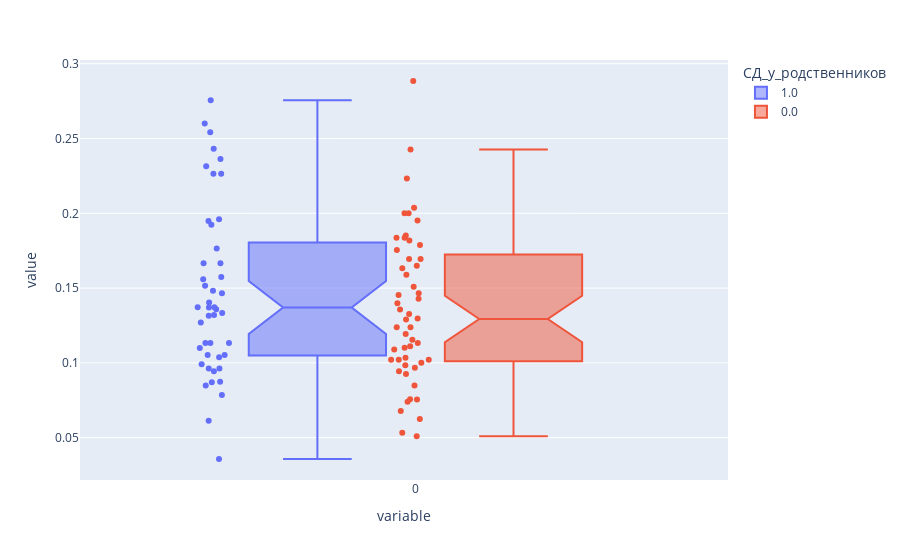

The notebook cell saved with this chart:
### Code cell
px.box(pd.concat([((data['BGMax'].groupby('N').median()-data['BG120'].groupby('N').median())/data['BG120'].groupby('N').median()) ,
                  noutof_clinical_data['СД_у_родственников']],
                  axis=1), color='СД_у_родственников', notched=True, points='all')

### Figure 1 — Plotly figure (JSON) as saved in the notebook; plotly's stock layout.template omitted (floating-point values rounded to 4 significant figures)
{"data": [{"alignmentgroup": "True", "boxpoints": "all", "hovertemplate": "СД_у_родственников=1.0<br>variable=%{x}<br>value=%{y}<extra></extra>", "legendgroup": "1.0", "marker": {"color": "#636efa"}, "name": "1.0", "notched": true, "offsetgroup": "1.0", "orientation": "v", "showlegend": true, "type": "box", "x": ["0", "0", "0", "0", "0", "0", "0", "0", "0", "0", "0", "0", "0", "0", "0", "0", "0", "0", "0", "0", "0", "0", "0", "0", "0", "0", "0", "0", "0", "0", "0", "0", "0", "0", "0", "0", "0", "0", "0", "0", "0", "0", "0", "0", "0"], "x0": " ", "xaxis": "x", "y": [0.1333, 0.1667, 0.26, 0.1404, 0.07843, 0.127, 0.09434, 0.2364, 0.06122, 0.0991, 0.2432, 0.1373, 0.1923, 0.2264, 0.1053, 0.1515, 0.1466, 0.08696, 0.2315, 0.08491, 0.1321, 0.137, 0.11, 0.1053, 0.09615, 0.1574, 0.156, 0.03571, 0.1961, 0.1765, 0.1316, 0.1132, 0.1481, 0.1132, 0.1949, 0.1373, 0.09615, 0.2756, 0.2264, 0.1038, 0.1359, 0.0873, 0.1667, 0.2542, 0.1132], "y0": " ", "yaxis": "y"}, {"alignmentgroup": "True", "boxpoints": "all", "hovertemplate": "СД_у_родственников=0.0<br>variable=%{x}<br>value=%{y}<extra></extra>", "legendgroup": "0.0", "marker": {"color": "#EF553B"}, "name": "0.0", "notched": true, "offsetgroup": "0.0", "orientation": "v", "showlegend": true, "type": "box", "x": ["0", "0", "0", "0", "0", "0", "0", "0", "0", "0", "0", "0", "0", "0", "0", "0", "0", "0", "0", "0", "0", "0", "0", "0", "0", "0", "0", "0", "0", "0", "0", "0", "0", "0", "0", "0", "0", "0", "0", "0", "0", "0", "0", "0", "0", "0", "0", "0", "0", "0", "0", "0"], "x0": " ", "xaxis": "x", "y": [0.08491, 0.1455, 0.1509, 0.1193, 0.102, 0.2037, 0.1951, 0.05085, 0.1, 0.1356, 0.1633, 0.1089, 0.1589, 0.09677, 0.1327, 0.1398, 0.2, 0.102, 0.1429, 0.2427, 0.1837, 0.1789, 0.129, 0.1818, 0.2885, 0.1034, 0.0678, 0.1296, 0.07563, 0.2233, 0.1466, 0.09434, 0.1695, 0.1695, 0.0625, 0.1852, 0.1649, 0.1154, 0.09259, 0.1101, 0.102, 0.1132, 0.2, 0.07407, 0.09836, 0.1238, 0.05319, 0.1111, 0.1837, 0.1754, 0.07547, 0.1238], "y0": " ", "yaxis": "y"}], "layout": {"boxmode": "group", "legend": {"title": {"text": "СД_у_родственников"}, "tracegroupgap": 0}, "margin": {"t": 60}, "xaxis": {"anchor": "y", "domain": [0, 1], "title": {"text": "variable"}}, "yaxis": {"anchor": "x", "domain": [0, 1], "title": {"text": "value"}}}}
